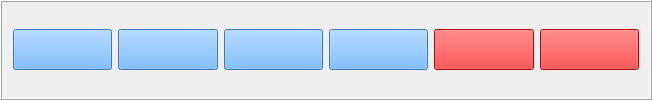
           <widget class="QFrame" name="secondRowFrame">
            <property name="minimumSize">
             <size>
              <width>652</width>
              <height>59</height>
             </size>
            </property>
            <property name="frameShape">
             <enum>QFrame::Shape::Box</enum>
            </property>
            <property name="frameShadow">
             <enum>QFrame::Shadow::Raised</enum>
            </property>
            <layout class="QHBoxLayout" name="horizontalLayout">
             <item>
              <widget class="QPushButton" name="pushButton_sine">
               <property name="minimumSize">
                <size>
                 <width>61</width>
                 <height>41</height>
                </size>
               </property>
               <property name="maximumSize">
                <size>
                 <width>16777215</width>
                 <height>16777215</height>
                </size>
               </property>
               <property name="font">
                <font>
                 <pointsize>17</pointsize>
                 <italic>true</italic>
                 <bold>true</bold>
                </font>
               </property>
               <property name="styleSheet">
                <string notr="true">background-color: rgb(85, 170, 255);</string>
               </property>
               <property name="text">
                <string/>
               </property>
              </widget>
             </item>
             <item>
              <widget class="QPushButton" name="pushButton_cosine">
               <property name="minimumSize">
                <size>
                 <width>61</width>
                 <height>41</height>
                </size>
               </property>
               <property name="maximumSize">
                <size>
                 <width>16777215</width>
                 <height>16777215</height>
                </size>
               </property>
               <property name="font">
                <font>
                 <pointsize>17</pointsize>
                 <italic>true</italic>
                 <bold>true</bold>
                </font>
               </property>
               <property name="styleSheet">
                <string notr="true">background-color: rgb(85, 170, 255);</string>
               </property>
               <property name="text">
                <string/>
               </property>
              </widget>
             </item>
             <item>
              <widget class="QPushButton" name="pushButton_tangent">
               <property name="minimumSize">
                <size>
                 <width>61</width>
                 <height>41</height>
                </size>
               </property>
               <property name="maximumSize">
                <size>
                 <width>16777215</width>
                 <height>16777215</height>
                </size>
               </property>
               <property name="font">
                <font>
                 <pointsize>17</pointsize>
                 <italic>true</italic>
                 <bold>true</bold>
                </font>
               </property>
               <property name="styleSheet">
                <string notr="true">background-color: rgb(85, 170, 255);</string>
               </property>
               <property name="text">
                <string/>
               </property>
              </widget>
             </item>
             <item>
              <widget class="QPushButton" name="abs_pushButton">
               <property name="minimumSize">
                <size>
                 <width>61</width>
                 <height>41</height>
                </size>
               </property>
               <property name="styleSheet">
                <string notr="true">background-color: rgb(85, 170, 255);</string>
               </property>
               <property name="text">
                <string/>
               </property>
              </widget>
             </item>
             <item>
              <widget class="QPushButton" name="pushButton_delete">
               <property name="minimumSize">
                <size>
                 <width>61</width>
                 <height>41</height>
                </size>
               </property>
               <property name="maximumSize">
                <size>
                 <width>16777215</width>
                 <height>16777215</height>
                </size>
               </property>
               <property name="font">
                <font>
                 <pointsize>17</pointsize>
                 <italic>true</italic>
                 <bold>true</bold>
                </font>
               </property>
               <property name="styleSheet">
                <string notr="true">background-color: rgb(255, 0, 0);</string>
               </property>
               <property name="text">
                <string/>
               </property>
              </widget>
             </item>
             <item>
              <widget class="QPushButton" name="pushButton_clear">
               <property name="minimumSize">
                <size>
                 <width>61</width>
                 <height>41</height>
                </size>
               </property>
               <property name="maximumSize">
                <size>
                 <width>16777215</width>
                 <height>16777215</height>
                </size>
               </property>
               <property name="font">
                <font>
                 <pointsize>17</pointsize>
                 <italic>true</italic>
                 <bold>true</bold>
                </font>
               </property>
               <property name="styleSheet">
                <string notr="true">background-color: rgb(255, 0, 0);</string>
               </property>
               <property name="text">
                <string/>
               </property>
               <property name="iconSize">
                <size>
                 <width>16</width>
                 <height>16</height>
                </size>
               </property>
               <property name="shortcut">
                <string>Backspace, Del</string>
               </property>
              </widget>
             </item>
            </layout>
           </widget>
